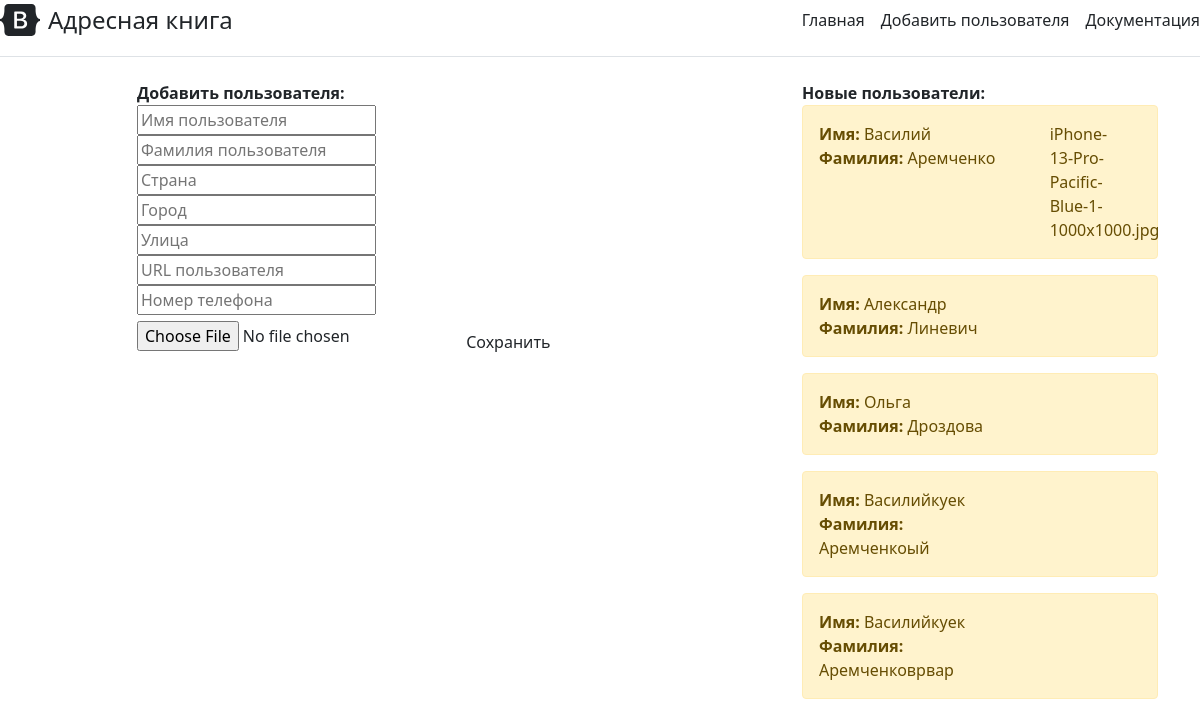
The page / on the database its author committed.
### mainapp/models.py (models this page shows, shortened)
class Users(models.Model):
    name = models.CharField(max_length=20, verbose_name='Имя пользователя')
    surname = models.CharField(max_length=20, verbose_name='Фамилия пользователя')
    country = models.CharField(max_length=30, verbose_name='Страна', blank=True)
    city = models.CharField(max_length=30, verbose_name='Город', blank=True)
    street = models.CharField(max_length=30, verbose_name='Улица', blank=True)
    url_users = models.URLField(max_length=200, verbose_name='URL пользователя', blank=True, unique=True)
    phone_regex = RegexValidator(
        regex=r'^\+?1?\d{5,12}$',
        message="Номер телефона необходимо вводить в формате «+999999999» Допускается от 5 до 12 цифр.")
    phone = models.CharField(validators=[phone_regex], max_length=17, verbose_name='Номер телефона', blank=True)
    image = models.ImageField(verbose_name='Изображение', blank=True)
    class Meta:
        unique_together = ('name', 'surname')

### mainapp/views.py (the view)
# urls.py: path('', views.index),
def index(request):
    if(request.method == 'POST'):
        form = UsersForm(request.POST, request.FILES)  # add request.FILES !!!
        form.save()
    form = UsersForm()
    users = Users.objects.all()
    all_users = []
    for user in users:
        users_info = {
            'name': user.name,
            'surname': user.surname,
            'image': user.image,  # add 'image': user.image,
        }
        all_users.append(users_info)
    context = {'all_users': all_users, 'form': form}
    return render(request, 'mainapp/index.html', context)

### mainapp/forms.py
class UsersForm(ModelForm):
    class Meta:
        model = Users
        fields = ['name', 'surname', 'country', 'city', 'street', 'url_users', 'phone', 'image']
        widgets = {
            'name': TextInput(attrs={'placeholder': 'Имя пользователя'}),
            'surname': TextInput(attrs={'placeholder': 'Фамилия пользователя'}),
            'country': TextInput(attrs={'placeholder': 'Страна'}),
            'city': TextInput(attrs={'placeholder': 'Город'}),
            'street': TextInput(attrs={'placeholder': 'Улица'}),
            'url_users': TextInput(attrs={'placeholder': 'URL пользователя'}),
            'phone': TextInput(attrs={'placeholder': 'Номер телефона'}),
        }

### mainapp/templates/mainapp/index.html (shortened to what this page needs)
<!DOCTYPE html>
<html lang="ru">
<head>
    <link href="https://cdn.jsdelivr.net/npm/bootstrap@5.1.1/dist/css/bootstrap.min.css" rel="stylesheet">
</head>
<body>
<div class="d-flex flex-column flex-md-row align-items-center pb-3 mb-4 border-bottom">
      <a href="/" class="d-flex align-items-center text-dark text-decoration-none">
        <span class="fs-4">Адресная книга</span>
      </a>
      <nav class="d-inline-flex mt-2 mt-md-0 ms-md-auto">
        <a class="me-3 py-2 text-dark text-decoration-none" href="#">Главная</a>
        <a class="me-3 py-2 text-dark text-decoration-none" href="#">Добавить пользователя</a>
        <a class="py-2 text-dark text-decoration-none" href="#">Документация</a>
      </nav>
</div>
<div class="container">
    <div class="row">
        <div class="col-5 offset-1">
            <b>Добавить пользователя:</b>
            <form action="" method="post">
                {{ form.name }}
                {{ form.surname }}
                {{ form.country }}
                {{ form.city }}
                {{ form.street }}
                {{ form.url_users }}
                {{ form.phone }}
                {{ form.image }}
                <input type="submit" name="send" value="Сохранить" class="mt-2 btn btn-warningx">
            </form>
        </div>
        <div class="col-4 offset-2">
            <b>Новые пользователи:</b>
            {% for info in all_users %}
            <div class="alert alert-warning ">
                <div class="row">
                    <div class="col-7">
                        <b>Имя: </b>{{ info.name }} <b>Фамилия: </b>{{ info.surname }}<br>
                    </div>
                    <div class="col-3 offset-1">
                       {{ info.image }}
                    </div>
                </div>
            </div>
            {% endfor %}
        </div>
    </div>
</div>
</body>
</html>

### rows shown on the page
Users: name "Василий", surname "Аремченко", image "iPhone-13-Pro-Pacific-Blue-1-1000x1000.jpg"
Users: name "Александр", surname "Линевич"
Users: name "Ольга", surname "Дроздова"
Users: name "Василийкуек", surname "Аремченкоый"
Users: name "Василийкуек", surname "Аремченковрвар"
